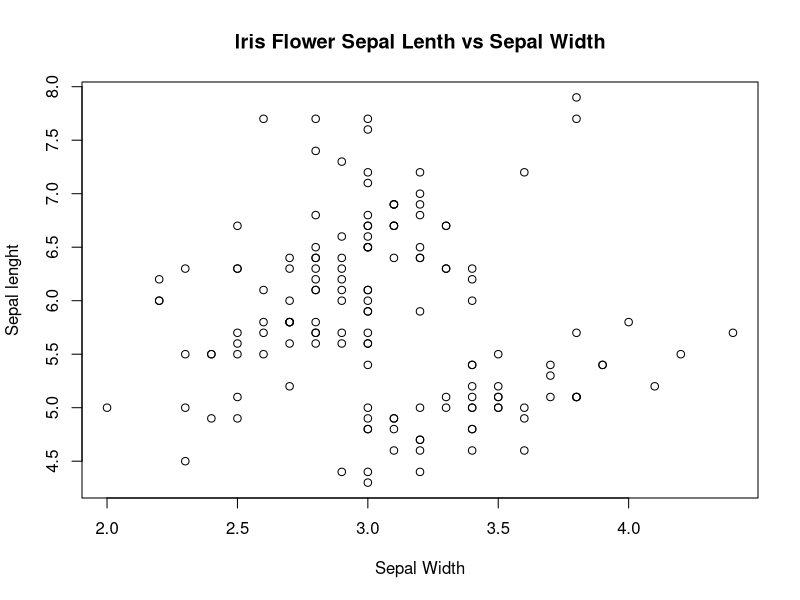

The R script that drew this image: (Note: this script raises an error after producing the figure.)
## ---- chunk 1
knitr::opts_chunk$set(echo = TRUE)
## ---- chunk 2
plot(iris$Sepal.Length~iris$Sepal.Width, main="Iris Flower Sepal Lenth vs Sepal Width",
     xlab="Sepal Width",ylab="Sepal lenght")
## ---- chunk 3
iris.binary<-iris
iris.binary$binary<-as.numeric(iris[,5]=="setosa")

iris.logistic<-glm(binary~Sepal.Width + Sepal.Lenght,data=iris.binary,family="binomial")

iris.logistic
